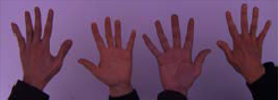
#> input picture tp1/material/white_patch/test_blue.png, 278 x 100 px, found by its file name
$ python with_patch_algo.py
#> lines starting #> are read from the running program, lines starting #| are printed output that depends on the picture
### tp1/solucion/parte_1/util.py
from skimage import io
import matplotlib.pyplot as plt
import os
import numpy as np
import pandas as pd


def load_image(image_path: str):
#> called with image_path = 'material/white_patch/test_blue.png'
    if not os.path.exists(image_path):
        raise FileNotFoundError(f"Image not found at path: {image_path}")
    return io.imread(image_path)
#> returned value is the input picture: shape (100, 278, 3); mean R, G, B 103, 69.5, 100.7


# [5 lines left out: function display_image, not called in this run]


COLUMNS = ["Mean", "Std", "Min", "Median", "P_80", "P_90", "P_99", "Max"]


# [24 lines left out: functions compute_channel_stats, calc_color_overcast, not called in this run]

### tp1/solucion/parte_1/with_patch_algo.py
from skimage import img_as_ubyte
import matplotlib.pyplot as plt
import numpy as np
import os
from util import load_image


def white_patch_algo(image, percentile: int = 100) -> np.ndarray:
    """
    Devuelve una imagen corregida mediante balance de blancos
    utilizando el algoritmo White Patch.

    Parámetros
    ----------
    image : numpy array
        Imagen a procesar con el algoritmo White Patch.
    percentile : int, opcional
        Valor percentil a considerar como máximo por canal.
    """
#> called with percentile = 100

    white_patch_image = img_as_ubyte(
        (image * 1.0 / np.percentile(image, percentile, axis=(0, 1))).clip(0, 1)
    )
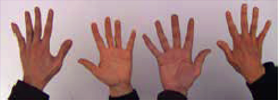
#> white_patch_image: shape (100, 278, 3); mean R, G, B 159.2, 128.4, 128.4
    return white_patch_image


def plot_white_patch_comparison(
    original_image: np.ndarray,
    corrected_image: np.ndarray,
    save_path: str | None = None,
) -> None:

    fig, ax = plt.subplots(1, 2, figsize=(10, 10))

    ax[0].imshow(original_image)
    ax[0].set_title("Imagen Original")
    ax[0].axis("off")

    ax[1].imshow(corrected_image, cmap="gray")
    ax[1].set_title("Imagen Corregida (White Patch)")
    ax[1].axis("off")

    plt.tight_layout()
    if save_path:
        os.makedirs(os.path.dirname(save_path), exist_ok=True)
        plt.savefig(save_path, bbox_inches="tight")
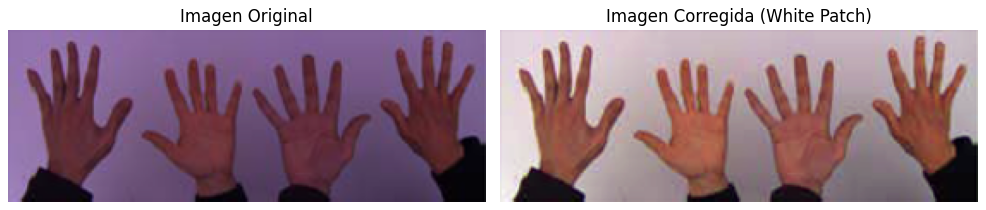
#> figure drawn by matplotlib, 2 panels
        plt.close(fig)
    else:
        plt.show()


image = load_image("material/white_patch/test_blue.png")
corrected = white_patch_algo(image)
plot_white_patch_comparison(
    image, corrected, save_path="material/white_patch/solutions/comparacion.png"
)
